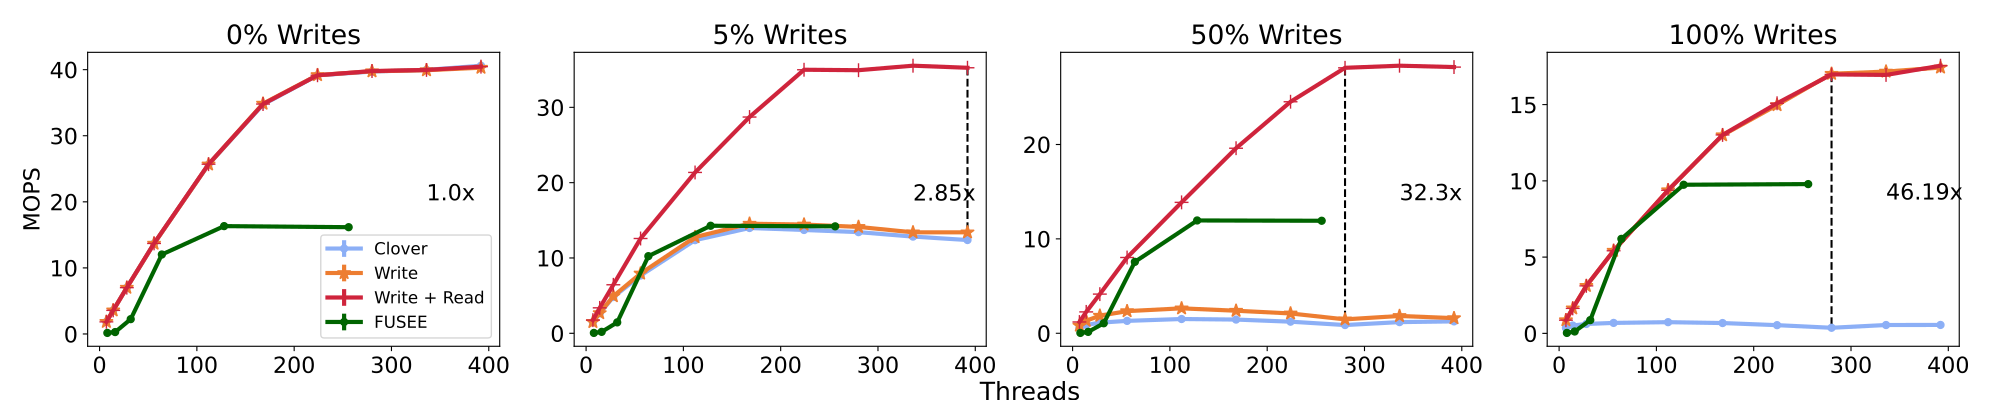

Recreate this plot in Python.
import matplotlib
import matplotlib.pyplot as plt
from statistics import mean
import numpy as np
from common import *

plt.rcParams.update({'font.size': 16})
default_line_width=3
default_marker_size=10

fig, (ax1, ax2, ax3, ax4) = plt.subplots(1,4, figsize=(20,4))

def tput_err(ax,rws,ws, clover, fusee=None, sherman=None):
    scale_mil(rws)
    scale_mil(ws)
    scale_mil(clover)
    ax.errorbar(clover["threads"],clover["ops"],clover["err"],label=default_clover_label,marker=default_clover_marker, color=default_clover_color,linewidth=default_line_width, markersize=default_marker_size )
    ax.errorbar(ws["threads"],ws["ops"],ws["err"],label=write_steering_label,marker=write_steering_marker,color=write_steering_color,linewidth=default_line_width, markersize=default_marker_size )
    ax.errorbar(rws["threads"],rws["ops"],rws["err"],label=read_write_steering_label, marker=read_write_steering_marker, color=read_write_steering_color, linewidth=default_line_width, markersize=default_marker_size)
    if fusee is not None:
        scale_mil(fusee)
        ax.errorbar(fusee["threads"],fusee["ops"],fusee["err"],label=fusee_label, marker=fusee_marker, color=fusee_color, linewidth=default_line_width, markersize=default_marker_size)
    if sherman is not None:
        scale_mil(sherman)
        ax.errorbar(sherman["threads"],sherman["ops"],sherman["err"],label=sherman_label, marker=sherman_marker, color=sherman_color, linewidth=default_line_width, markersize=default_marker_size)

    plot_max_improvement(ax,rws,clover,"threads")

    #ax.set_yscale("log")
    #ax.set_xlabel('Threads')



####################### YCSB C
avg_ops=[1829774,3577880,7008356,13684405,25656091,34720826,39142324,39713784,39970952,40600024,]
threads=[7,14,28,56,112,168,224,280,336,392,]
std=[0,0,0,0,0,0,0,0,0,0,]
clover_with_buffering_C= {"ops": avg_ops,"threads": threads, "err": std}
avg_ops=[1836632,3572209,7003510,13673092,25654763,34857976,39180515,39757292,39917704,40295512,]
threads=[7,14,28,56,112,168,224,280,336,392,]
std=[0,0,0,0,0,0,0,0,0,0,]
write_steering_C=        {"ops": avg_ops,"threads": threads, "err": std}
avg_ops=[1832205,3567680,7009575,13703432,25692824,34795712,39152679,39790996,39960749,40455924,]
threads=[7,14,28,56,112,168,224,280,336,392,]
std=[0,0,0,0,0,0,0,0,0,0,]
read_write_steering_C=   {"ops": avg_ops,"threads": threads, "err": std}

threads = [8, 16, 32, 64, 128, 256]
# avg_ops= [29502.2,125800.2,912565.2,6498447.2,12683884.25,10641378.6,8924234.4 ]
avg_ops=[ 0.159183,   0.2876015,  2.2447135, 12.025642,  16.322664,  16.160061 ]
avg_ops = [ s * 1000000 for s in avg_ops]

std=     [0,0,0,0,0,0]
fusee_C= {"ops": avg_ops,"threads": threads, "err": std}

avg_ops= [1596000.0, 3074000.0, 5784000.0, 10304000.0, 12781000.0, 12406000.0, 13009000.0]
threads= [5, 10, 20, 40, 80, 160, 200]
std=     [0,0,0,0,0,0,0]
sherman_C= {"ops": avg_ops,"threads": threads, "err": std}



# tput_err(ax1,read_write_steering_C,write_steering_C,clover_with_buffering_C, fusee_C, sherman_C)
tput_err(ax1,read_write_steering_C,write_steering_C,clover_with_buffering_C, fusee_C)

ax1.set_title('0% Writes')
ax1.set_ylabel('MOPS')
ax1.legend(loc='lower right', ncol=1, fontsize=12)

####################### YCSB B
avg_ops=[1487724,2655252,4818364,7666020,12365564,13979169,13716786,13427863,12837368,12382960,]
threads=[7,14,28,56,112,168,224,280,336,392,]
std=[0,0,0,0,0,0,0,0,0,0,]
clover_with_buffering_B= {"ops": avg_ops,"threads": threads, "err": std}
avg_ops=[1500840,2680607,4929508,7935485,12774234,14548308,14439633,14124372,13402903,13402903,]
threads=[7,14,28,56,112,168,224,280,336,392,]
std=[0,0,0,0,0,0,0,0,0,0,]
write_steering_B=        {"ops": avg_ops,"threads": threads, "err": std}

avg_ops=[1748703,3377649,6438944,12586564,21354096,28715113,34991652,34930195,35529061,35252996,]
threads=[7,14,28,56,112,168,224,280,336,392,]
std=[0,0,0,0,0,0,0,0,0,0,]
read_write_steering_B=   {"ops": avg_ops,"threads": threads, "err": std}





threads = [8, 16, 32, 64, 128, 256]
# avg_ops= [25471,96619,633937.5,4833325,9352250.4,7582265.6,7111248.8]
avg_ops=[ 0.049226,   0.190538,   1.4487765, 10.241494,  14.2780315, 14.2005985]
avg_ops = [ s * 1000000 for s in avg_ops]
std=     [0,0,0,0,0,0]
fusee_B= {"ops": avg_ops,"threads": threads, "err": std}

threads= [5, 10, 20, 40, 80, 160, 200]
avg_ops= [1467000.0, 2851000.0, 5380000.0, 9705000.0, 12653000.0, 11356000.0, 5818000.0]
std=     [0,0,0,0,0,0,0]
sherman_B= {"ops": avg_ops,"threads": threads, "err": std}

# tput_err(ax2,read_write_steering_B,write_steering_B,clover_with_buffering_B,fusee_B,sherman_B)
tput_err(ax2,read_write_steering_B,write_steering_B,clover_with_buffering_B,fusee_B)
ax2.set_title('5% Writes')
#ax1.set_ylim(top=350)


####################### YCSB A
avg_ops=[554788,877068,1120964,1312144,1509604,1450528,1226730,870612,1180566,1257288,]
threads=[7,14,28,56,112,168,224,280,336,392,]
std=[0,0,0,0,0,0,0,0,0,0,]
clover_with_buffering_A={"ops": avg_ops,"threads": threads, "err": std}
avg_ops=[815460,1331156,1858488,2343504,2639795,2386740,2098574,1471908,1830812,1602349,]
threads=[7,14,28,56,112,168,224,280,336,392,]
std=[0,0,0,0,0,0,0,0,0,0,]
write_steering_A={"ops": avg_ops,"threads": threads, "err": std}
avg_ops=[1194607,2264604,4147258,8024861,13868472,19604656,24528677,28124268,28348060,28201180,]
threads=[7,14,28,56,112,168,224,280,336,392,]
std=[0,0,0,0,0,0,0,0,0,0,]
read_write_steering_A={"ops": avg_ops,"threads": threads, "err": std}

# threads= [5, 10, 20, 40, 80, 160, 200]
threads = [8, 16, 32, 64, 128, 256]
# avg_ops= [17501.4,70734.75,501113.4,3760888.8,7634511,6026668.4,5606705.8 ]
avg_ops=[ 0.0360255, 0.145604,   1.0589075,  7.5669515, 11.9509565, 11.9186975]
avg_ops = [ s * 1000000 for s in avg_ops]
std=     [0,0,0,0,0,0]
fusee_A = {"ops": avg_ops,"threads": threads, "err": std}

avg_ops= [846000.0, 1680000.0, 3144000.0, 4767000.0, 4623000.0, 794000.0, 510000.0]
threads= [5, 10, 20, 40, 80, 160, 200]
std=     [0,0,0,0,0,0,0]
sherman_A = {"ops": avg_ops,"threads": threads, "err": std}

# tput_err(ax3,read_write_steering_A,write_steering_A,clover_with_buffering_A,fusee_A,sherman_A)
tput_err(ax3,read_write_steering_A,write_steering_A,clover_with_buffering_A,fusee_A)



ax3.set_title('50% Writes')


####################### Write Only
avg_ops=[357708,516197,617516,686380,735140,677488,538924,367619,548668,553904,]
threads=[7,14,28,56,112,168,224,280,336,392,]
std=[0,0,0,0,0,0,0,0,0,0,]
clover_with_buffering_W={"ops": avg_ops,"threads": threads, "err": std}
avg_ops=[866916,1639656,3114720,5418308,9386624,12991886,14967071,17022698,17165892,17432716,]                                                                                                                     
threads=[7,14,28,56,112,168,224,280,336,392,]                                                                                                                                                                      
std=[0,0,0,0,0,0,0,0,0,0,] 
write_steering_W= {"ops": avg_ops,"threads": threads, "err": std}       
avg_ops=[864548,1637644,3114852,5417666,9386053,13012869,15085964,16979671,16945081,17550776,]
threads=[7,14,28,56,112,168,224,280,336,392,]
std=[0,0,0,0,0,0,0,0,0,0,]
read_write_steering_W= {"ops": avg_ops,"threads": threads, "err": std}  


# threads= [5,10,20,40,80,160,200]
threads = [8, 16, 32, 64, 128, 256]
# avg_ops= [18148.4,72549.25,441385.25,2539115.8,5442831.2,6340093.2,6736537.]
avg_ops=[0.03022,   0.123381,  0.868236,  6.1967235, 9.7452085, 9.7876635]
avg_ops = [ s * 1000000 for s in avg_ops]
std=     [0,0,0,0,0,0]
fusee_W = {"ops": avg_ops,"threads": threads, "err": std}

avg_ops= [573000.0, 1148000.0, 2056000.0, 2477000.0, 2367000.0, 392000.0, 171000.0]
threads= [5, 10, 20, 40, 80, 160, 200]
std=     [0,0,0,0,0,0,0]
sherman_W = {"ops": avg_ops,"threads": threads, "err": std}

# tput_err(ax4,read_write_steering_W,write_steering_W,clover_with_buffering_W,fusee_W,sherman_W)
tput_err(ax4,read_write_steering_W,write_steering_W,clover_with_buffering_W,fusee_W)
ax4.set_title('100% Writes')

textvar = fig.text(0.515,0.00, "Threads", ha='center', size=18)
plt.tight_layout()
save_fig(plt)
textvar.remove()
axs = [ax1, ax2, ax3, ax4]
for ax in axs:
    ax.set_xlabel('Threads')
    ax.set_ylabel('MOPS')
    ax.legend(loc='lower right', ncol=1, fontsize=12)

save_figs(plt, fig, [ax1, ax2, ax3, ax4])
